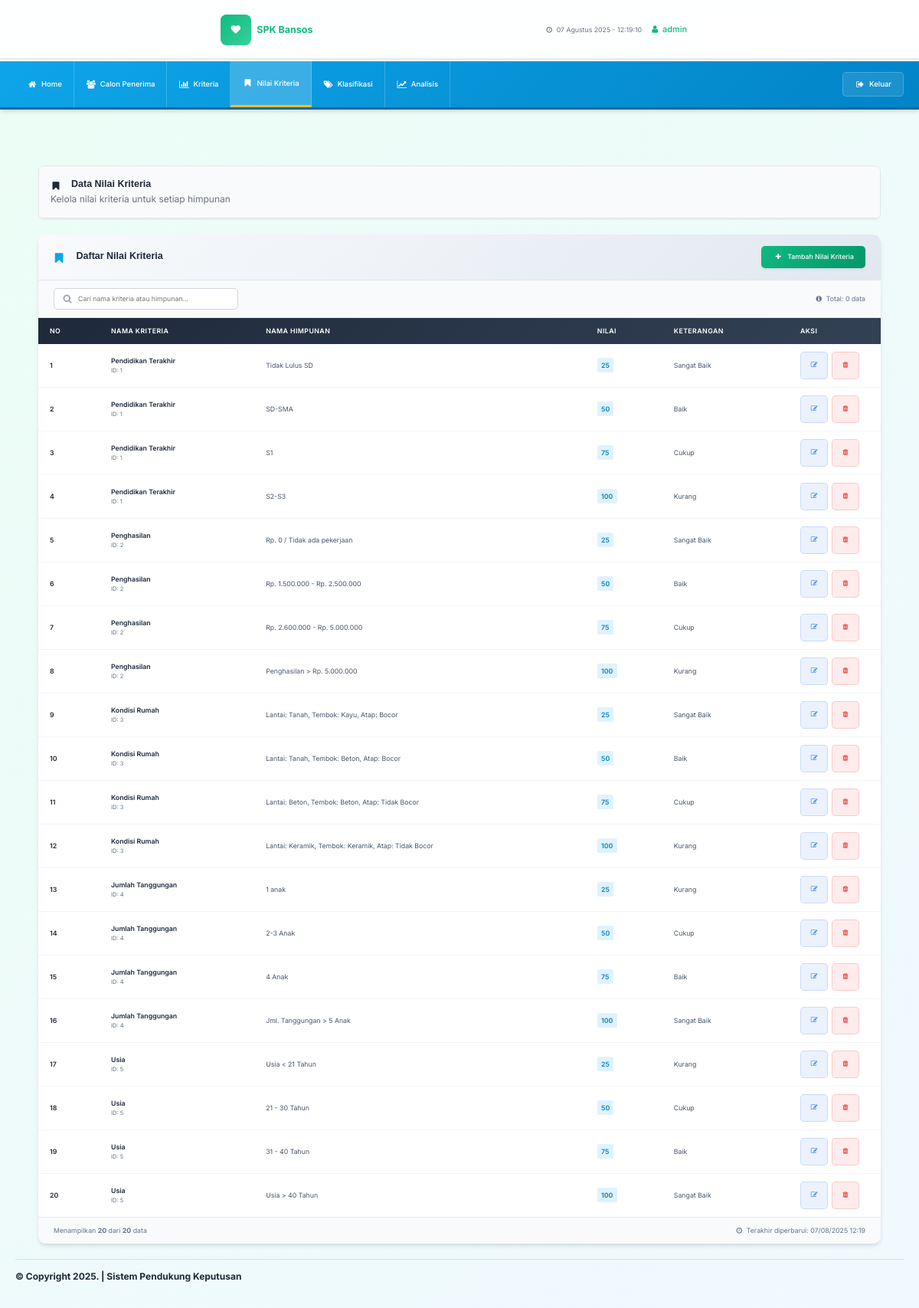
Screenshot of /admin/himpunan.php (signed in) with the database file from the repository.
### tables this page shows
CREATE TABLE `himpunan` (
  `id_himpunan` int NOT NULL,
  `id_kriteria` int NOT NULL,
  `namahimpunan` varchar(100) NOT NULL,
  `nilai` varchar(100) NOT NULL,
  `keterangan` varchar(100) NOT NULL
);

CREATE TABLE `kriteria` (
  `id_kriteria` int NOT NULL,
  `namakriteria` varchar(100) NOT NULL,
  `atribut` varchar(100) NOT NULL
);

### admin/himpunan.php (the view, shortened to what this page needs)
<?php
include "head.php";
?>
<?php include "menu.php"; ?>
<div class="container-fluid">
	<div class="card mb-4 fade-in">
		<div class="card-header">
			<h2 class="card-title">
				<i class="fa fa-bookmark"></i>
				Data Nilai Kriteria
			</h2>
			<p style="margin: 0; color: #6b7280;">Kelola nilai kriteria untuk setiap himpunan</p>
		</div>
	</div>
	<div class="modern-table-container fade-in">
		<div class="modern-table-header">
			<h3 class="modern-table-title">
				<i class="fa fa-bookmark"></i>
				Daftar Nilai Kriteria
			</h3>
			<a href="himpunan_tambah.php" class="modern-btn">
				<i class="fa fa-plus"></i>
				Tambah Nilai Kriteria
			</a>
		</div>
		<div class="table-controls">
			<div class="search-box">
				<i class="fa fa-search"></i>
				<input type="text" placeholder="Cari nama kriteria atau himpunan..." id="searchInput">
			</div>
			<div style="color: #64748b; font-size: 0.875rem;">
				<i class="fa fa-info-circle"></i>
				Total: <span id="totalRecords">0</span> data
			</div>
		</div>
		<table class="modern-table" id="dataTable">
			<thead>
				<tr>
					<th style="width: 80px;">No</th>
					<th>Nama Kriteria</th>
					<th>Nama Himpunan</th>
					<th style="width: 100px;">Nilai</th>
					<th>Keterangan</th>
					<th style="width: 120px;">Aksi</th>
				</tr>
			</thead>
			<tbody>
				<?php
				$nomor = 0;
				$hasil = mysqli_query($konek, "SELECT * FROM himpunan, kriteria where himpunan.id_kriteria=kriteria.id_kriteria order by himpunan.id_himpunan asc");
				$total_records = mysqli_num_rows($hasil);
				if ($total_records > 0) {
					while ($dataku = mysqli_fetch_array($hasil)) {
						$nomor++;
				?>
						<tr>
							<td><?php echo $nomor; ?></td>
							<td>
								<div style="font-weight: 600; color: #1e293b;"><?php echo htmlspecialchars($dataku["namakriteria"]); ?></div>
								<div style="font-size: 0.75rem; color: #64748b;">ID: <?php echo $dataku["id_kriteria"]; ?></div>
							</td>
							<td><?php echo htmlspecialchars($dataku["namahimpunan"]); ?></td>
							<td>
								<span style="display: inline-block; padding: 0.3em 0.6em; border-radius: 0.3em; background-color: #e0f2fe; color: #0284c7; font-weight: 600;">
									<?php echo htmlspecialchars($dataku["nilai"]); ?>
								</span>
							</td>
							<td><?php echo htmlspecialchars($dataku["keterangan"]); ?></td>
							<td>
								<div class="action-buttons">
									<a href="himpunan_edit.php?id_himpunan=<?php echo $dataku["id_himpunan"]; ?>"
										class="action-btn edit"
										title="Edit Data">
										<i class="fa fa-edit"></i>
									</a>
									<a href="himpunan_hapus.php?id_himpunan=<?php echo $dataku["id_himpunan"]; ?>"
										class="action-btn delete"
										title="Hapus Data"
										onclick="return confirm(\'Apakah Anda yakin ingin menghapus data ini?\')">
										<i class="fa fa-trash"></i>
									</a>
								</div>
							</td>
						</tr>
					<?php
					}
				} ?>
			</tbody>
		</table>
		<?php if ($total_records > 0) { ?>
			<div class="pagination-container">
				<div class="pagination-info">
					Menampilkan <strong><?php echo $total_records; ?></strong> dari <strong><?php echo $total_records; ?></strong> data
				</div>
				<div style="color: #64748b; font-size: 0.875rem;">
					<i class="fa fa-clock-o"></i>
					Terakhir diperbarui: <?php echo date("d/m/Y H:i"); ?>
				</div>
			</div>
		<?php } ?>
	</div>
</div>
<?php include "footer.php"; ?>

### css/modern-styles.css (style rules this page uses)
:root { --primary-color: #10b981; --primary-dark: #059669; --primary-light: #34d399; --secondary-color: #3b82f6; --accent-color: #f59e0b; --success-color: #10b981; --warning-color: #f59e0b; --error-color: #ef4444; --text-primary: #1f2937; --text-secondary: #6b7280; --text-light: #9ca3af; --bg-primary: #ffffff; --bg-secondary: #f9fafb; --bg-tertiary: #f3f4f6; --border-color: #e5e7eb; --shadow-sm: 0 1px 2px 0 rgba(0, 0, 0, 0.05); --shadow-md: 0 4px 6px -1px rgba(0, 0, 0, 0.1), 0 2px 4px -1px rgba(0, 0, 0, 0.06); --shadow-lg: 0 10px 15px -3px rgba(0, 0, 0, 0.1), 0 4px 6px -2px rgba(0, 0, 0, 0.05); --shadow-xl: 0 20px 25px -5px rgba(0, 0, 0, 0.1), 0 10px 10px -5px rgba(0, 0, 0, 0.04); --radius-sm: 0.375rem; --radius-md: 0.5rem; --radius-lg: 0.75rem; --radius-xl: 1rem; }
* { box-sizing: border-box; }
body { font-family: 'Inter', -apple-system, BlinkMacSystemFont, 'Segoe UI', Roboto, sans-serif; background: linear-gradient(135deg, #ecfdf5 0%, #f0f9ff 100%); color: var(--text-primary); line-height: 1.6; font-size: 14px; min-height: 100vh; margin: 0; padding: 0; }
.card { background: var(--bg-primary); border: 1px solid var(--border-color); border-radius: var(--radius-lg); box-shadow: var(--shadow-sm); transition: all 0.2s ease; overflow: hidden; }
.card-header { padding: 1.5rem; border-bottom: 1px solid var(--border-color); background: var(--bg-secondary); }
.card-title { font-size: 1.25rem; font-weight: 600; color: var(--text-primary); margin: 0; display: flex; align-items: center; gap: 0.5rem; }
.fade-in { animation: fadeIn 0.5s ease-out; }

### css/brain-theme.css (style rules this page uses)
html { height: 100%; }
body { background: url(../images/interface/background.png) repeat; font-size: 12px; min-height: 100%; position: relative; padding-top: 36px; }
a { cursor: pointer; }
h2, .h2 { font-size: 22px; }
h3, .h3 { font-size: 20px; }
h2 .fa, .h2 .fa { margin: 5px 8px 0 0; float: left; }
h3 .fa, .h3 .fa { margin: 3px 8px 0 0; float: left; }
.container-fluid { padding: 0 30px; }
input[type=text], input[type=password], textarea { -webkit-appearance: none; }

### css/styles.css (style rules this page uses)
@media (min-width: 768px) { a, .btn, .caret, .close, .sidebar, .select2-choice abbr, .select2-highlighted, .ui-slider-range, .ui-datepicker-trigger, .ui-timepicker-list li, .checker span:after, .checker span, .navbar-toggle, .thumb-options, .select2-arrow b, .thumb-zoom img, .fc-button, .page-content { -webkit-transition: all 0.15s ease-in-out; -moz-transition: all 0.15s ease-in-out; -o-transition: all 0.15s ease-in-out; transition: all 0.15s ease-in-out; } }
.fa { position: relative; font-size: 14px; min-width: 14px; text-align: center; }
h1, h2, h3, h4, h5, h6, .navigation > li > a, .stats li span { font-family: 'Cuprum', sans-serif; font-weight: normal; }
.table-controls { text-align: center; }

### rows the page displays
himpunan: id_kriteria.namakriteria "Pendidikan Terakhir", id_kriteria.id_kriteria "1", namahimpunan "Tidak Lulus SD", nilai "25", keterangan "Sangat Baik"
himpunan: id_kriteria.namakriteria "Pendidikan Terakhir", id_kriteria.id_kriteria "1", namahimpunan "SD-SMA", nilai "50", keterangan "Baik"
himpunan: id_kriteria.namakriteria "Pendidikan Terakhir", id_kriteria.id_kriteria "1", namahimpunan "S1", nilai "75", keterangan "Cukup"
himpunan: id_kriteria.namakriteria "Pendidikan Terakhir", id_kriteria.id_kriteria "1", namahimpunan "S2-S3", nilai "100", keterangan "Kurang"
himpunan: id_kriteria.namakriteria "Penghasilan", id_kriteria.id_kriteria "2", namahimpunan "Rp. 0 / Tidak ada pekerjaan", nilai "25", keterangan "Sangat Baik"
himpunan: id_kriteria.namakriteria "Penghasilan", id_kriteria.id_kriteria "2", namahimpunan "Rp. 1.500.000 - Rp. 2.500.000", nilai "50", keterangan "Baik"
himpunan: id_kriteria.namakriteria "Penghasilan", id_kriteria.id_kriteria "2", namahimpunan "Rp. 2.600.000 - Rp. 5.000.000", nilai "75", keterangan "Cukup"
himpunan: id_kriteria.namakriteria "Penghasilan", id_kriteria.id_kriteria "2", namahimpunan "Penghasilan > Rp. 5.000.000", nilai "100", keterangan "Kurang"
himpunan: id_kriteria.namakriteria "Kondisi Rumah", id_kriteria.id_kriteria "3", namahimpunan "Lantai: Tanah, Tembok: Kayu, Atap: Bocor", nilai "25", keterangan "Sangat Baik"
himpunan: id_kriteria.namakriteria "Kondisi Rumah", id_kriteria.id_kriteria "3", namahimpunan "Lantai: Tanah, Tembok: Beton, Atap: Bocor", nilai "50", keterangan "Baik"
himpunan: id_kriteria.namakriteria "Kondisi Rumah", id_kriteria.id_kriteria "3", namahimpunan "Lantai: Beton, Tembok: Beton, Atap: Tidak Bocor", nilai "75", keterangan "Cukup"
himpunan: id_kriteria.namakriteria "Kondisi Rumah", id_kriteria.id_kriteria "3", namahimpunan "Lantai: Keramik, Tembok: Keramik, Atap: Tidak Bocor", nilai "100", keterangan "Kurang"
himpunan: id_kriteria.namakriteria "Jumlah Tanggungan", id_kriteria.id_kriteria "4", namahimpunan "1 anak", nilai "25", keterangan "Kurang"
himpunan: id_kriteria.namakriteria "Jumlah Tanggungan", id_kriteria.id_kriteria "4", namahimpunan "2-3 Anak", nilai "50", keterangan "Cukup"
himpunan: id_kriteria.namakriteria "Jumlah Tanggungan", id_kriteria.id_kriteria "4", namahimpunan "4 Anak", nilai "75", keterangan "Baik"
himpunan: id_kriteria.namakriteria "Jumlah Tanggungan", id_kriteria.id_kriteria "4", namahimpunan "Jml. Tanggungan > 5 Anak", nilai "100", keterangan "Sangat Baik"
himpunan: id_kriteria.namakriteria "Usia", id_kriteria.id_kriteria "5", namahimpunan "Usia < 21 Tahun", nilai "25", keterangan "Kurang"
himpunan: id_kriteria.namakriteria "Usia", id_kriteria.id_kriteria "5", namahimpunan "21 - 30 Tahun", nilai "50", keterangan "Cukup"
himpunan: id_kriteria.namakriteria "Usia", id_kriteria.id_kriteria "5", namahimpunan "31 - 40 Tahun", nilai "75", keterangan "Baik"
himpunan: id_kriteria.namakriteria "Usia", id_kriteria.id_kriteria "5", namahimpunan "Usia > 40 Tahun", nilai "100", keterangan "Sangat Baik"

### other values shown
$tanggal "07 Agustus 2025"
$_SESSION['nama'] "admin"
$total_records "20"
